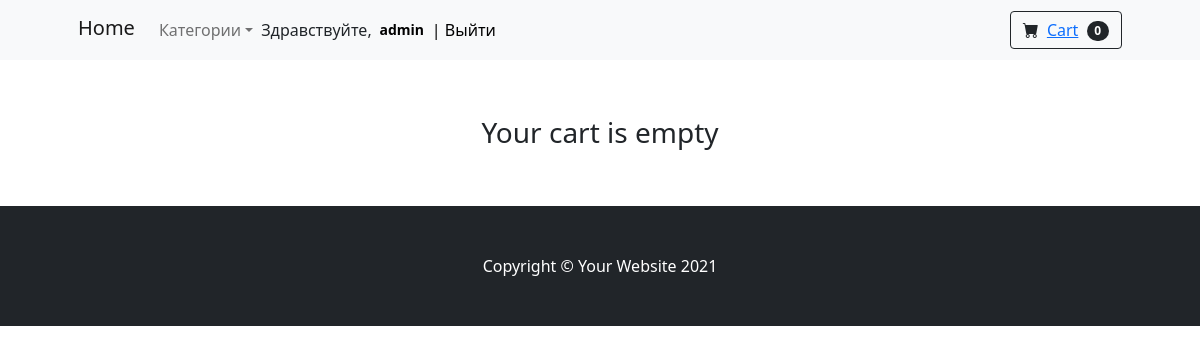
The page /cart/ (signed in) on the database as committed earlier.
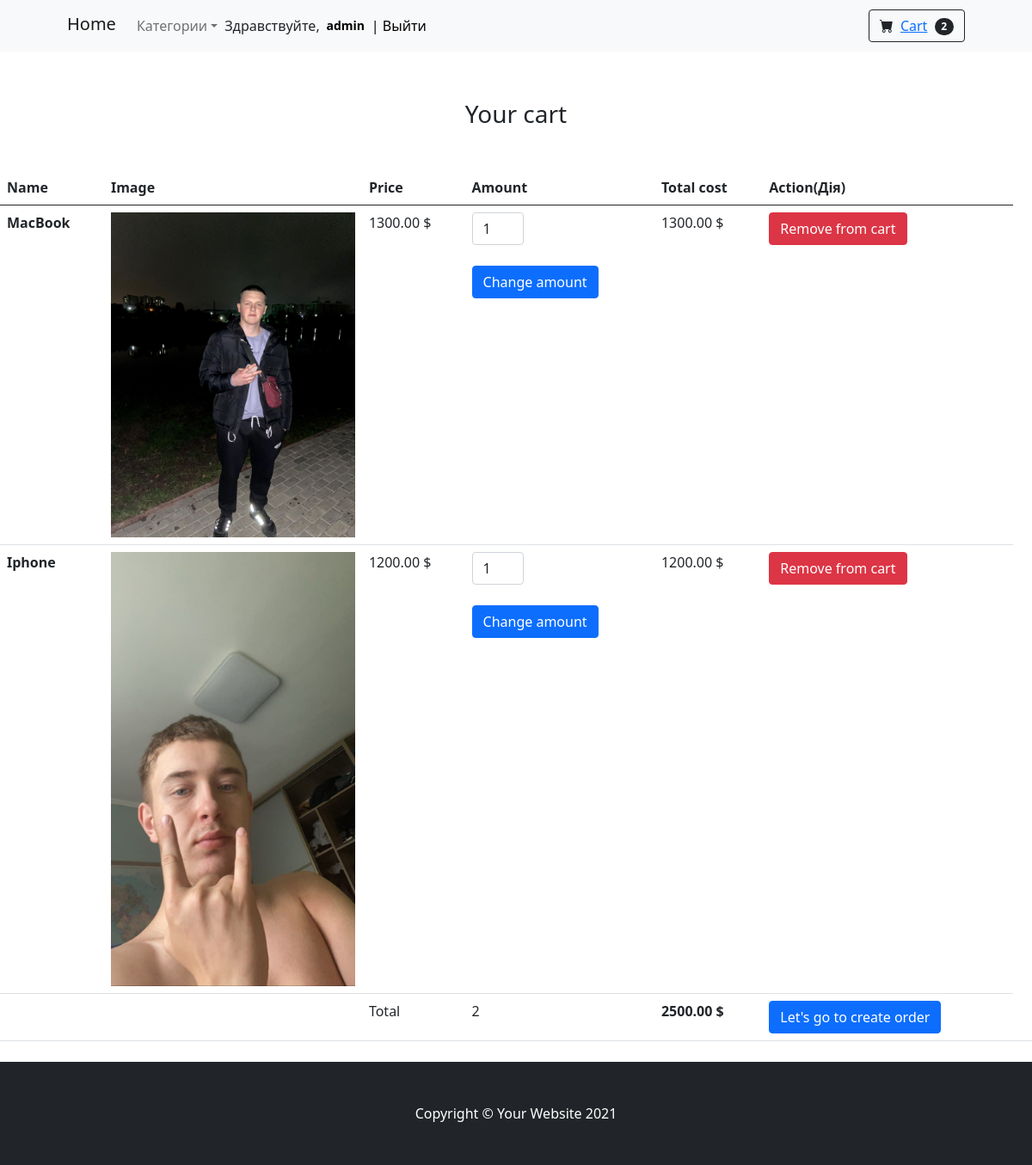
The same page on the database as committed later.
### mainapp/models.py (models this page shows, shortened)
class Cart(models.Model):
    owner = models.ForeignKey("Customer", null=True, verbose_name="Owner", on_delete=models.CASCADE)
    products = models.ManyToManyField(CartProduct, blank=True, related_name="related_cart")
    total_products = models.PositiveIntegerField(default=0)
    final_price = models.DecimalField(max_digits=10, default=0, decimal_places=2, verbose_name="Total price")
    in_order = models.BooleanField(default=False)
    for_anonymous_user = models.BooleanField(default=False)

class CartProduct(models.Model):
    user = models.ForeignKey("Customer", verbose_name="Customer", on_delete=models.CASCADE)
    cart = models.ForeignKey("Cart", verbose_name="Cart", on_delete=models.CASCADE, related_name="related_products")
    product = models.ForeignKey(Product, verbose_name="Product", on_delete=models.CASCADE)
    qty = models.PositiveIntegerField(default=1)
    final_price = models.DecimalField(max_digits=10, decimal_places=2, verbose_name="Total price")

class Product(models.Model):
    MIN_RESOLUTION = (0, 0)
    MAX_RESOLUTION = (8000, 8000)
    category = models.ForeignKey(Category, verbose_name="Category", on_delete=models.CASCADE)
    title = models.CharField(max_length=256, verbose_name="Name of product")
    slug = models.SlugField(max_length=256)
    image = models.ImageField(upload_to="products/%Y/%m/%d", blank=True, verbose_name="Image")
    description = models.TextField(blank=True, verbose_name="Description")
    price = models.DecimalField(max_digits=10, decimal_places=2, verbose_name="Price")
    features = models.ManyToManyField("specs.ProductFeatures", blank=True, related_name='features_for_product')
    available = models.BooleanField(default=True)
    created = models.DateTimeField(auto_now_add=True)
    updated = models.DateTimeField(auto_now=True)

### mainapp/views.py (the view)
# urls.py: path("cart/", CartView.as_view(), name="cart"),
class CartView(CartMixin, View):
    def get(self, request, *args, **kwargs):
        categories = Category.objects.all()
        context = {
            "cart": self.cart,
            "categories": categories
        }
        return render(request, "cart.html", context)

### mainapp/mixins.py (called while the page is built)
    def dispatch(self, request, *args, **kwargs):
        if request.user.is_authenticated:
            customer = Customer.objects.filter(user=request.user).first()
            if not customer:
                customer = Customer.objects.create(
                    user=request.user
                )
            cart = Cart.objects.filter(owner=customer, in_order=False).first()
            if not cart:
                cart = Cart.objects.create(owner=customer)
        else:
            cart = Cart.objects.filter(for_anonymous_user=True).first
            if not cart:
                cart = Cart.objects.create(for_anonymous_user=True)
        self.cart = cart
        return super().dispatch(request, *args, **kwargs)

### mainapp/models.py (called while the page is built)
    def get_absolute_url(self):
        return reverse('category_detail', kwargs={'slug': self.slug})

### mainapp/templates/cart.html (shortened to what this page needs)
{% extends 'base.html' %}
{% block content %}
<h3 class="text-center mt-5 mb-5">Your cart {% if not cart.products.count %}is empty{% endif %}</h3>
{% if cart.products.count %}
<table class="table">
  <thead>
    <tr>
      <th scope="col">Name</th>
      <th scope="col">Image</th>
      <th scope="col">Price</th>
      <th scope="col">Amount</th>
      <th scope="col">Total cost</th>
      <th scope="col">Action(Дія)</th>
    </tr>
  </thead>
  <tbody>
  {% for item in cart.products.all %}
    <tr>
      <th scope="row">{{ item.product.title }}</th>
      <td class="w-25"><img src="{{ item.product.image.url }}" class="img-fluid"></td>
      <td>{{ item.product.price }} $</td>
      <td>
        <form action="{% url 'change_qty' slug=item.product.slug %}" method="POST">
          <input type="number" class="form-control" name="qty" style="width: 60px" min="1" value="{{ item.qty }}">
          <br>
          <input type="submit" class="btn btn-primary" value="Change amount">
        </form>
      </td>
      <td>{{ item.final_price }} $</td>
      <td>
          <a href="{% url 'delete_from_cart' slug=item.product.slug %}"><button class="btn btn-danger">Remove from cart</button></a>
      </td>
    </tr>
  {% endfor %}
  <tr>
    <td colspan="2"></td>
    <td>Total</td>
    <td>{{ cart.total_products }}</td>
    <td><strong>{{ cart.final_price }} $</strong></td>
    <td><a href="{% url 'checkout' %}"><button class="btn btn-primary">Let's go to create order</button></a><td>
  </tr>
  </tbody>
</table>
{% endif %}
{% endblock content %}

### mainapp/templates/base.html (shortened to what this page needs)
<!DOCTYPE html>
{% load static %}
<html lang="en" xmlns="http://www.w3.org/1999/html">
    <head>
        <link href="https://cdn.jsdelivr.net/npm/bootstrap-icons@1.5.0/font/bootstrap-icons.css" rel="stylesheet" />
        <link href="https://cdn.jsdelivr.net/npm/bootstrap@5.0.2/dist/css/bootstrap.min.css" rel="stylesheet">
    </head>
    <body>
        <nav class="navbar navbar-expand-lg navbar-light bg-light">
            <div class="container px-4 px-lg-5">
                <a class="navbar-brand" style="margin-bottom:4px;" href="{% url 'base' %}">Home</a>
                <div class="collapse navbar-collapse" id="navbarSupportedContent">
                    <ul class="navbar-nav">
                        <li class="nav-item dropdown">
                            <a class="nav-link dropdown-toggle" id="navbarDropdownMenuLink" href="#" role="button" data-bs-toggle="dropdown" aria-expanded="false">Категории</a>
                        </li>
                        <li class="nav-item">
                            {% if request.user.is_authenticated %}
                            <span class="navbar text text-dark">Здравствуйте, <span class="badge badge-danger">
                            <a style="text-decoration: none; font-size:14px; color:black;" href="{% url 'profile' %}">{{ request.user.username }}</a></span><a href="{% url 'logout' %}" style="color:black; text-decoration: none;">| Выйти</a> </span>{% endif %}
                        </li>
                    </ul>
                    <form class="d-flex">
                        <button class="btn btn-outline-dark" type="submit">
                            <i class="bi-cart-fill me-1"></i>
                            <a href="{% url 'cart' %}">Cart</a>
                            <span class="badge bg-dark text-white ms-1 rounded-pill">{{ cart.products.count }}</span>
                        </button>
                    </form>
                </div>
            </div>
        </nav>
        <section class="py-2">
                {% block content %} {% endblock %}
        </section>
        <footer class="py-5 bg-dark">
            <div class="container"><p class="m-0 text-center text-white">Copyright &copy; Your Website 2021</p></div>
        </footer>
    </body>
</html>

Rows that differ between the two databases and show on the page:
changed Cart: products.count "0" → "2"; total_products (not shown) → "2"; final_price (not shown) → "2500.00"
added CartProduct: product "MacBook", product.image (picture), product.price "1300.00", qty "1", final_price "1300.00"
added CartProduct: product "Iphone", product.image (picture), product.price "1200.00", qty "1", final_price "1200.00"
Other text that changed with them:
text no longer shown: "is empty"
text now shown: "Name Image Price Amount Total cost Action(Дія) Total $ Let's go to create order"
